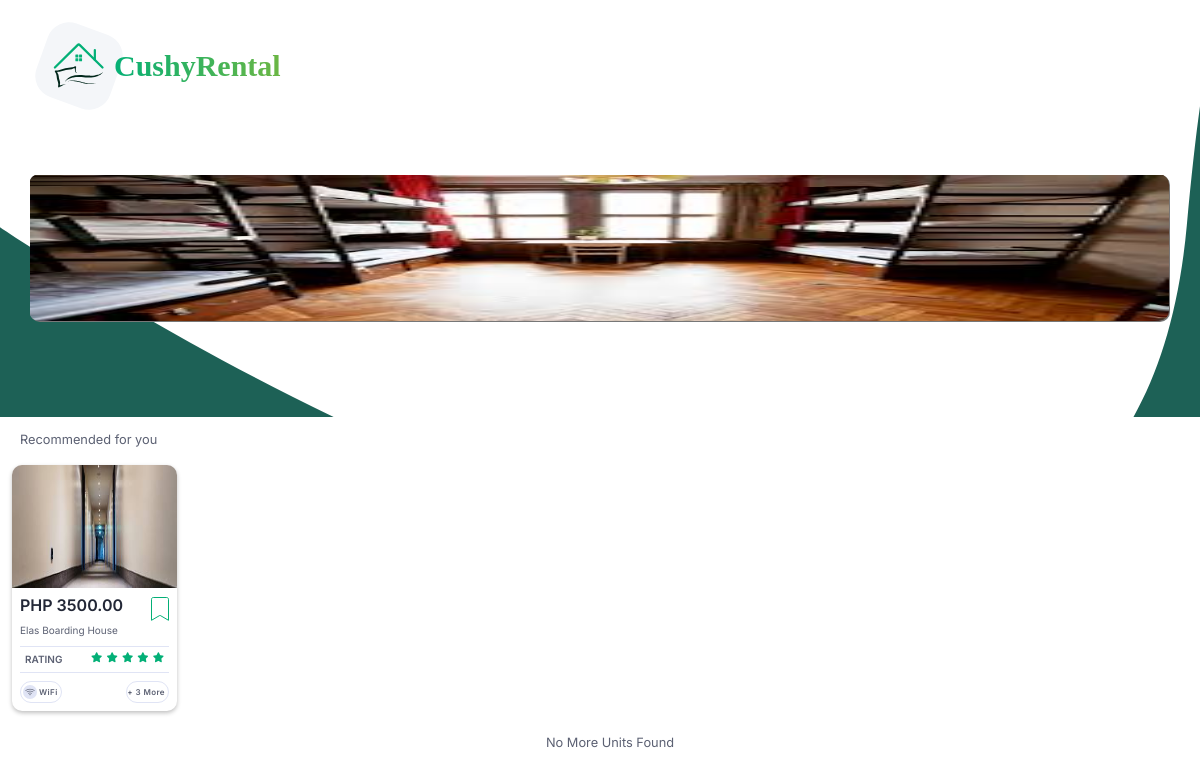
Page /modules/tenant/pages/home_page/home_page.php on the earlier database version.
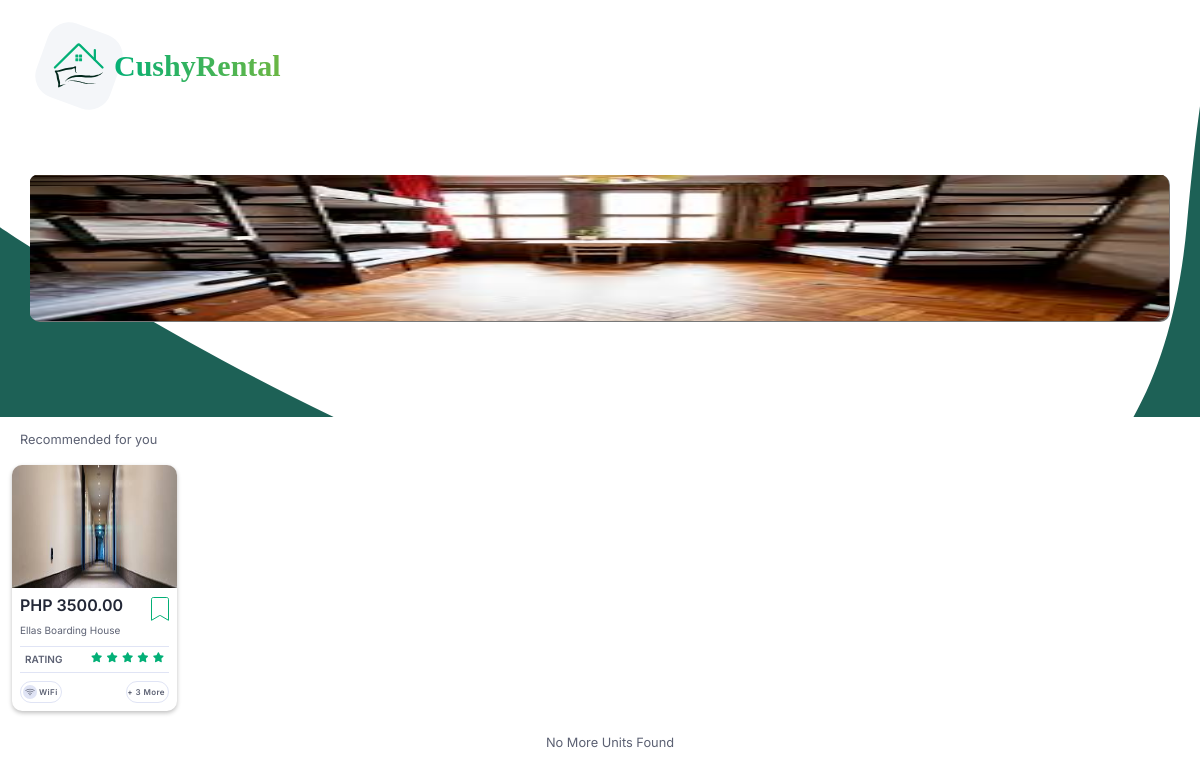
Same page on the later database version.
### tables this page shows
CREATE TABLE IF NOT EXISTS `cr_units`(
    `id` BIGINT PRIMARY KEY NOT NULL AUTO_INCREMENT,
    `landlord_id` BIGINT NOT NULL,
    `name` VARCHAR(255) NOT NULL,
    `details` LONGTEXT NOT NULL,
     
    `price` DOUBLE(8, 2) NOT NULL,
    `month_advance` INT NOT NULL COMMENT '\"0\" -> none',
    `month_deposit` INT NOT NULL COMMENT '\"0\" -> none',
     
    `location` JSON NOT NULL COMMENT '{
latitude: 0,
longitude: 0
}',
    `target_gender` TINYINT NOT NULL DEFAULT '0' COMMENT '\"0\" -> all,
\"1\" -> male,
\"2\" -> female',
    `slots` INT NOT NULL DEFAULT '1',
     
    `subscription_id` BIGINT ,
    `is_listed` TINYINT NOT NULL,
    `request_status` TINYINT NOT NULL DEFAULT '0' COMMENT '\"0\" -> pending,
\"1\" -> approved,
\"2\" -> denied,
\"3\" -> canceled',
    `status` TINYINT NOT NULL DEFAULT '1'
);

### functions/db_functions.php (called while the page is built, shortened)
<?php
function db_query($sql = '', $msg)
{
    $con = include($_SERVER['DOCUMENT_ROOT'] . '/cr_demo/connection/connection.php');
    $res = $con->query($sql) or die($con->error);
    $data = null;
    $out = null;
    while ($row = $res->fetch_assoc()) {
        $data[] = $row;
    }
    $out['data'] = $data;
    $out['msg'] = '';
    return $out;
}

### api/units/units.php (called while the page is built, shortened)
<?php
include_once('../../../../functions/db_functions.php');
function units_index()
{
    $sql = "SELECT * FROM `cr_units`";
    $res = db_query($sql, 'No units yet.');
    return $res;
}

### modules/tenant/pages/home_page/home_page.php (the view, shortened to what this page needs)
<?php
include '../../../../api/units/units.php';
$q_units = units_index();
$units = $q_units['data'];
?>
<!DOCTYPE html>
<html lang="en">
<head>
    <link rel="stylesheet" href="../../../../css/index.css">
    <link rel="stylesheet" href="../../../../css/manage_units/index.css">
    <link rel="stylesheet" href="../../../tenant/css/home_page/home_page.css">
    <link href="https://cdn.jsdelivr.net/npm/bootstrap@5.3.0-alpha3/dist/css/bootstrap.min.css" rel="stylesheet">
</head>
<body>
    <div class="main-container">
        <h2>CushyRental</h2>
        <div class="top_unit">
            <div id="carouselExampleAutoplaying" class="carousel slide" data-bs-ride="carousel">
                <div class="carousel-inner">
                    <div class="carousel-item active">
                        <a href="#"><img src="../../logo/images.jpeg" class="d-block w-100" alt="..."></a>
                    </div>
                </div>
            </div>
        </div>
        <div class="recommended-section">
            <p class="smaller-text">Recommended for you</p>
            <div class="recommended-lists">
                <?php foreach ($units as $unit) : ?>
                    <div class="recommended-lists-item">
                        <a href="../unit_details/unit_details.php?id=<?= $unit['id'] ?>">
                            <div class="image">
                                <img src="../../logo/images (4).jpeg" alt="">
                            </div>
                            <div class="title-price">
                                <h2 class="title">PHP <?= $unit['price'] ?></h2>
                                <p class="smaller-text"><?= $unit['name'] ?></p>
                                <div class="book-mark">
                                    <form method="POST" action="#">
                                        <button type="submit">
                                            <svg width="18" height="25" viewBox="0 0 18 25" fill="none" xmlns="http://www.w3.org/2000/svg">
                                                <path d="M0.5 23.3087V2.26711C0.5 1.28757 1.28705 0.5 2.25 0.5H15.75C16.7129 0.5 17.5 1.28757 17.5 2.26711V23.3087L9.25336 18.4615L9 18.3126L8.74664 18.4615L0.5 23.3087Z" fill="white" stroke="#03AF76" />
                                            </svg>
                                        </button>
                                    </form>
                                </div>
                            </div>
                            <div class="ratings">
                                <p class="smaller-text">RATING</p>
                                <div class="stars">
                                    <i class="fa-solid fa-star"></i>
                                    <i class="fa-solid fa-star"></i>
                                    <i class="fa-solid fa-star"></i>
                                    <i class="fa-solid fa-star"></i>
                                    <i class="fa-solid fa-star"></i>
                                </div>
                            </div>
                            <div class="ammenities-container">
                                <div class="ammenities">
                                    <div class="chip">
                                        <div class="chip-icon">
                                            <i class="bi bi-wifi"></i>
                                        </div>
                                        <span class="pre-title" style="font-size: 8px; font-family: 'Inter';">WiFi</span>
                                    </div>
                                </div>
                                <div class="more">
                                    <div class="chip">
                                        <span class="pre-title" style="font-size: 8px; font-family: 'Inter';">+ 3 More</span>
                                    </div>
                                </div>
                            </div>
                        </a>
                    </div>
                <?php endforeach ?>
            </div>
            <p class="smaller-text" style="text-align: center; padding: 10px;">No More Units Found</p>
        </div>
</body>
</html>

Differences in the rows shown:
changed cr_units: name "Elas Boarding House" → "Ellas Boarding House"
